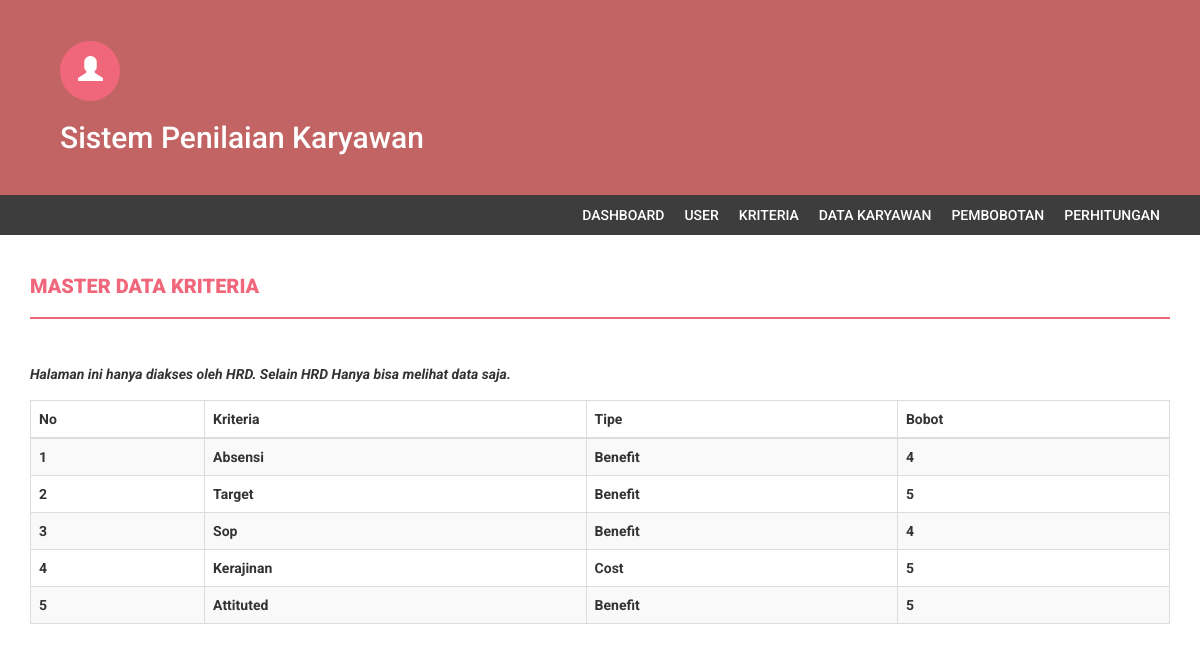
The page /kriteria_show.php (signed in) on the database its author committed.
### tables this page shows
CREATE TABLE `kriteria` (
  `id_kriteria` int(11) NOT NULL,
  `kriteria` varchar(32) DEFAULT NULL,
  `bobot` int(1) DEFAULT NULL,
  `type` varchar(12) DEFAULT NULL
);

### db/db_config.php (called while the page is built, shortened)
<?php
class database extends PDO
{
	protected $dsn = 'mysql:host=localhost;dbname=db_spk';
	protected $dsu = 'root';
	protected $dsp = '';
	private $cmd = '';
	function __construct()
	{
		try {
			$this->db = new PDO($this->dsn, $this->dsu, $this->dsp, [
				PDO::ATTR_ERRMODE => PDO::ERRMODE_EXCEPTION,
			]);
		} catch (PDOException $e) {
			echo $e->getMessage();
		}
	}
	function select($column, $table)
	{
		$this->cmd = "select $column from $table";
		return $this;
	}
	function get($isResults = true)
	{
		$q = $this->db->prepare($this->cmd);
		$q->execute();
		if ($isResults) return $q->fetchAll();
		return true;
	}
}

### kriteria_show.php (the view, shortened to what this page needs)
<?php include 'partials/header.php'; ?>
<div class="container">
    <div class="row">
        <div class="col-md-12">
            <br>
            <h4 class="page-head-line">Master Data Kriteria</h4>
            <p style="font-style: italic; font-weight: bold;">Halaman ini hanya diakses oleh HRD. Selain HRD Hanya bisa melihat data saja.</p>
        </div>
    </div>
    <div class="row">
        <div class="col-md-12">
        </div>
    </div>
    <div class="row">
        <div class="col-md-12">
            <div class="table-responsive">
                <table class="table table-striped table-bordered">
                    <thead>
                        <tr>
                            <th>No</th>
                            <th>Kriteria</th>
                            <th>Tipe</th>
                            <th>Bobot</th>
                        </tr>
                    </thead>
                    <tbody>
                        <?php $no = 1;
                        foreach ($db->select('*', 'kriteria')->get() as $data) : ?>
                            <tr>
                                <td><?= $no; ?></td>
                                <td><?= $data['kriteria'] ?></td>
                                <td><?= $data['type'] ?></td>
                                <td><?= $data['bobot'] ?></td>
                            </tr>
                        <?php $no++;
                        endforeach; ?>
                    </tbody>
                </table>
            </div>
        </div>
    </div>
</div>
<?php include 'partials/footer.php'; ?>

### assets/css/style.css (style rules this page uses)
body { font-family: 'Roboto', sans-serif; line-height: 30px; }
.page-head-line { font-weight: 900; padding-bottom: 20px; border-bottom: 2px solid #F0677C; text-transform: uppercase; color: #F0677C; font-size: 20px; margin-bottom: 40px; }

### partials/header.php (style rules this page uses)
table { text-transform: capitalize !important; font-weight: bold !important; }
table th, table td { vertical-align: middle !important; }

### rows shown on the page
kriteria: kriteria "Absensi", type "Benefit", bobot "4"
kriteria: kriteria "Target", type "Benefit", bobot "5"
kriteria: kriteria "Sop", type "Benefit", bobot "4"
kriteria: kriteria "Kerajinan", type "Cost", bobot "5"
kriteria: kriteria "Attituted", type "Benefit", bobot "5"
